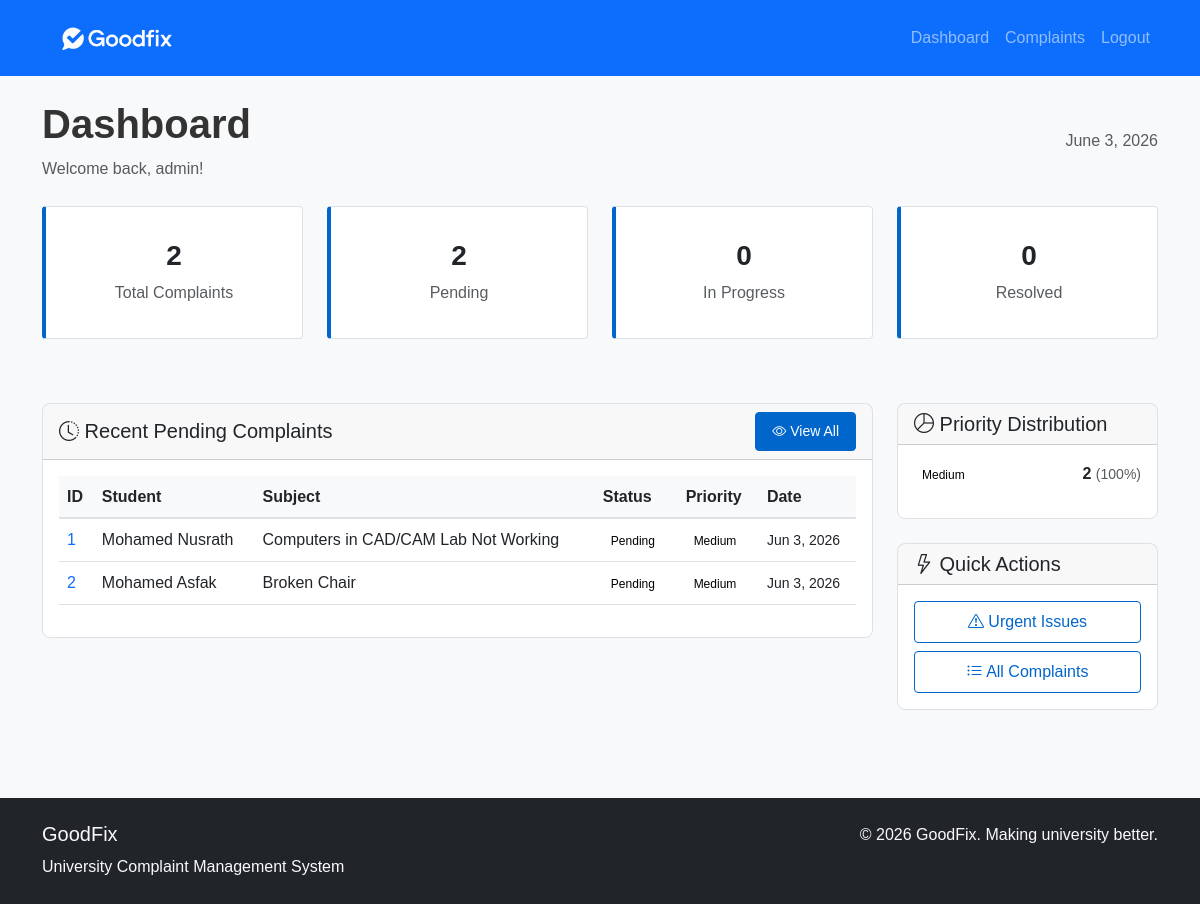
Page /admin/dashboard.php (signed in) on the committed database.
### tables this page shows
CREATE TABLE complaints (
    id INT PRIMARY KEY AUTO_INCREMENT,
    student_name VARCHAR(100) NOT NULL,
    student_id VARCHAR(20) NOT NULL,
    email VARCHAR(100) NOT NULL,
    faculty VARCHAR(50) NOT NULL,
    complaint_type VARCHAR(50) NOT NULL,
    subject VARCHAR(200) NOT NULL,
    description TEXT NOT NULL,
    status ENUM('pending', 'in_progress', 'resolved', 'closed') DEFAULT 'pending',
    priority ENUM('low', 'medium', 'high', 'urgent') DEFAULT 'medium',
    submitted_at TIMESTAMP DEFAULT CURRENT_TIMESTAMP,
    updated_at TIMESTAMP DEFAULT CURRENT_TIMESTAMP ON UPDATE CURRENT_TIMESTAMP
);

### admin/dashboard.php (the view, shortened to what this page needs)
<?php
include '../includes/header.php';
include '../includes/db.php';
$stats = [];
$stmt = $pdo->query("SELECT COUNT(*) as total FROM complaints");
$stats['total'] = $stmt->fetch()['total'];
$stmt = $pdo->query("SELECT COUNT(*) as pending FROM complaints WHERE status = 'pending'");
$stats['pending'] = $stmt->fetch()['pending'];
$stmt = $pdo->query("SELECT COUNT(*) as in_progress FROM complaints WHERE status = 'in_progress'");
$stats['in_progress'] = $stmt->fetch()['in_progress'];
$stmt = $pdo->query("SELECT COUNT(*) as resolved FROM complaints WHERE status = 'resolved'");
$stats['resolved'] = $stmt->fetch()['resolved'];
$stmt = $pdo->query("SELECT * FROM complaints WHERE status = 'pending' ORDER BY submitted_at DESC LIMIT 5");
$recent_pending_complaints = $stmt->fetchAll();
$stmt = $pdo->query("SELECT priority, COUNT(*) as count FROM complaints GROUP BY priority");
$priority_stats = $stmt->fetchAll();
?>
<main>
    <div class="container py-4">
        <div class="d-flex justify-content-between align-items-center mb-4">
            <div>
                <h1 class="fw-bold">
                    Dashboard
                </h1>
                <p class="text-muted mb-0">Welcome back, <?php echo htmlspecialchars($_SESSION['admin_username']); ?>!</p>
            </div>
            <div class="text-end">
                <p class="mb-0 text-muted">
                    <?php echo date('F j, Y'); ?>
                </p>
            </div>
        </div>
        <div class="row g-4 mb-5">
            <div class="col-md-3">
                <div class="card stat-card">
                    <div class="card-body text-center">
                        <h3 class="fw-bold"><?php echo $stats['total']; ?></h3>
                        <p class="text-muted mb-0">Total Complaints</p>
                    </div>
                </div>
            </div>
            <div class="col-md-3">
                <div class="card stat-card">
                    <div class="card-body text-center">
                        <h3 class="fw-bold"><?php echo $stats['pending']; ?></h3>
                        <p class="text-muted mb-0">Pending</p>
                    </div>
                </div>
            </div>
            <div class="col-md-3">
                <div class="card stat-card">
                    <div class="card-body text-center">
                        <h3 class="fw-bold"><?php echo $stats['in_progress']; ?></h3>
                        <p class="text-muted mb-0">In Progress</p>
                    </div>
                </div>
            </div>
            <div class="col-md-3">
                <div class="card stat-card">
                    <div class="card-body text-center">
                        <h3 class="fw-bold"><?php echo $stats['resolved']; ?></h3>
                        <p class="text-muted mb-0">Resolved</p>
                    </div>
                </div>
            </div>
        </div>
        <div class="row g-4">
            <div class="col-lg-9">
                <div class="card">
                    <div class="card-header d-flex justify-content-between align-items-center">
                        <h5 class="mb-0">
                            <i class="bi bi-clock-history"></i> Recent Pending Complaints
                        </h5>
                        <a href="view_complaints.php" class="btn btn-sm btn-primary">
                            <i class="bi bi-eye"></i> View All
                        </a>
                    </div>
                    <div class="card-body">
                        <?php if (empty($recent_pending_complaints)): ?>
                        <div class="text-center text-muted py-4">
                            <i class="bi bi-inbox fs-1"></i>
                            <p class="mt-2">No pending complaints yet</p>
                        </div>
                        <?php else: ?>
                        <div class="table-responsive">
                            <table class="table table-hover">
                                <thead>
                                    <tr>
                                        <th>ID</th>
                                        <th>Student</th>
                                        <th>Subject</th>
                                        <th>Status</th>
                                        <th>Priority</th>
                                        <th>Date</th>
                                    </tr>
                                </thead>
                                <tbody>
                                    <?php foreach ($recent_pending_complaints as $complaint): ?>
                                    <tr>
                                        <td>
                                            <a href="complaint_detail.php?id=<?php echo $complaint['id']; ?>" class="text-decoration-none">
                                                <?php echo $complaint['id']; ?>
                                            </a>
                                        </td>
                                        <td><?php echo htmlspecialchars($complaint['student_name']); ?></td>
                                        <td>
                                            <span class="text-truncate" style="max-width: 200px;">
                                                <?php echo htmlspecialchars($complaint['subject']); ?>
                                            </span>
                                        </td>
                                        <td>
                                            <span class="status">
                                                <?php echo ucfirst(str_replace('_', ' ', $complaint['status'])); ?>
                                            </span>
                                        </td>
                                        <td>
                                            <span class="priority">
                                                <?php echo ucfirst($complaint['priority']); ?>
                                            </span>
                                        </td>
                                        <td>
                                            <small><?php echo date('M j, Y', strtotime($complaint['submitted_at'])); ?></small>
                                        </td>
                                    </tr>
                                    <?php endforeach; ?>
                                </tbody>
                            </table>
                        </div>
                        <?php endif; ?>
                    </div>
                </div>
            </div>
            <div class="col-lg-3 ms-auto">
                <div class="card">
                    <div class="card-header">
                        <h5 class="mb-0">
                            <i class="bi bi-pie-chart"></i> Priority Distribution
                        </h5>
                    </div>
                    <div class="card-body">
                        <?php if (empty($priority_stats)): ?>
                        <div class="text-center text-muted py-4">
                            <i class="bi bi-pie-chart fs-1"></i>
                            <p class="mt-2">No data available</p>
                        </div>
                        <?php else: ?>
                        <?php foreach ($priority_stats as $priority): ?>
                        <div class="d-flex justify-content-between align-items-center mb-3">
                            <div>
                                <span class="priority">
                                    <?php echo ucfirst($priority['priority']); ?>
                                </span>
                            </div>
                            <div>
                                <strong><?php echo $priority['count']; ?></strong>
                                <small class="text-muted">
                                    (<?php echo $stats['total'] > 0 ? round(($priority['count'] / $stats['total']) * 100) : 0; ?>%)
                                </small>
                            </div>
                        </div>
                        <?php endforeach; ?>
                        <?php endif; ?>
                    </div>
                </div>
                <div class="card mt-4">
                    <div class="card-header">
                        <h5 class="mb-0">
                            <i class="bi bi-lightning"></i> Quick Actions
                        </h5>
                    </div>
                    <div class="card-body">
                        <div class="d-grid gap-2">
                            <a href="view_complaints.php?filter=urgent" class="btn btn-outline-primary">
                                <i class="bi bi-exclamation-triangle"></i> Urgent Issues
                            </a>
                            <a href="view_complaints.php" class="btn btn-outline-primary">
                                <i class="bi bi-list-ul"></i> All Complaints
                            </a>
                        </div>
                    </div>
                </div>
            </div>
        </div>
    </div>
</main>
<?php include '../includes/footer.php'; ?>

### css/style.css (style rules this page uses)
:root { --primary-color: #0066cc; --secondary-color: #6c757d; --success-color: #28a745; --warning-color: #ffc107; --danger-color: #dc3545; --light-gray: #f8f9fa; --border-color: #dee2e6; }
body { font-family: Arial, sans-serif; background-color: var(--light-gray); line-height: 1.6; color: #333; }
.card { border: 1px solid var(--border-color); border-radius: 8px; margin-bottom: 1rem; }
.status { color: #000000; padding: 4px 8px; border-radius: 4px; font-size: 12px; }
.priority { color: #000000; padding: 4px 8px; border-radius: 4px; font-size: 12px; }
.btn { padding: 8px 16px; border-radius: 4px; border: 1px solid transparent; text-decoration: none; display: inline-block; }
.btn-primary { background-color: var(--primary-color); border-color: var(--primary-color); color: white; }
.btn-outline-primary { color: var(--primary-color); border-color: var(--primary-color); background-color: white; }
.stat-card { border-left: 4px solid var(--primary-color); padding: 1rem; background-color: white; border-radius: 4px; text-align: center; }
.table { background-color: white; }
.table th { background-color: var(--light-gray); border-bottom: 2px solid var(--border-color); font-weight: bold; }
.table td { border-bottom: 1px solid var(--border-color); vertical-align: middle; }
*, *::before, *::after { transition: none !important; animation: none !important; }

### rows in the picture
complaints: id "1", student_name "Mohamed Nusrath", subject "Computers in CAD/CAM Lab Not Working", status "Pending", priority "Medium", submitted_at "Jun 3, 2026"
complaints: id "2", student_name "Mohamed Asfak", subject "Broken Chair", status "Pending", priority "Medium", submitted_at "Jun 3, 2026"

### other values in the picture
$_SESSION['admin_username'] "admin"
$stats['total'] "2"
$stats['pending'] "2"
$stats['in_progress'] "0"
$stats['resolved'] "0"
$priority['priority'] "Medium"
$priority['count'] "2"
